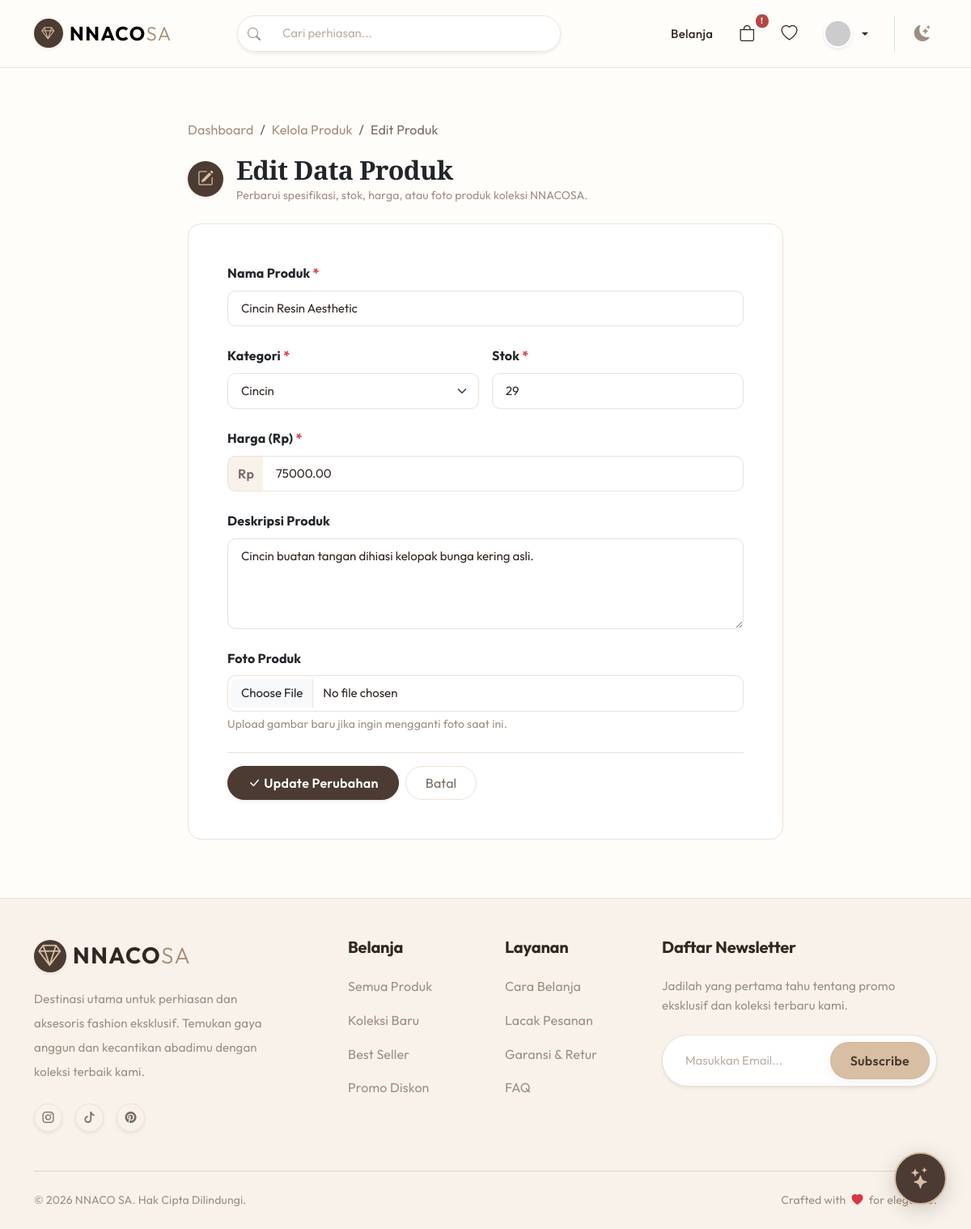
The page /public/product/edit/2 (signed in) on the database its author committed.
### tables this page shows
CREATE TABLE `products` (
  `id` int(11) NOT NULL AUTO_INCREMENT,
  `category_id` int(11) NOT NULL,
  `name` varchar(100) NOT NULL,
  `description` text DEFAULT NULL,
  `price` decimal(10,2) NOT NULL,
  `stock` int(11) NOT NULL DEFAULT 0,
  `created_at` timestamp NOT NULL DEFAULT current_timestamp(),
  PRIMARY KEY (`id`),
  KEY `category_id` (`category_id`),
  CONSTRAINT `products_ibfk_1` FOREIGN KEY (`category_id`) REFERENCES `categories` (`id`)
);

CREATE TABLE `categories` (
  `id` int(11) NOT NULL AUTO_INCREMENT,
  `name` varchar(50) NOT NULL,
  `description` text DEFAULT NULL,
  PRIMARY KEY (`id`)
);

### app/controllers/ProductController.php (called while the page is built, shortened)
<?php
class ProductController extends Controller {
    public function edit($id = null) {
        $data['title'] = 'Edit Produk';
        $data['product'] = $this->model('Product')->getById($id);
        $data['categories'] = $this->model('Category')->getAll();
        $this->view('product/edit', $data);
    }
}

### app/core/App.php (called while the page is built, shortened)
<?php
class App {
    protected $method = 'index';
    protected $params = [];
    public function __construct() {
        $url = $this->parseURL();
        if(isset($url[0])) {
            $controllerName = ucfirst($url[0]) . 'Controller';
            if(file_exists('../app/controllers/' . $controllerName . '.php')) {
                unset($url[0]);
            } else {
                $this->pageNotFound();
                return;
            }
        }
        $this->controller = new $this->controller;
        if(isset($url[1])) {
            if(method_exists($this->controller, $url[1])) {
                $this->method = $url[1];
                unset($url[1]);
            } else {
                $this->pageNotFound();
                return;
            }
        }
        if(!empty($url)) {
            $this->params = array_values($url);
        }
        call_user_func_array([$this->controller, $this->method], $this->params);
    }
    public function parseURL() {
        if(isset($_GET['url'])) {
            $url = rtrim($_GET['url'], '/');
            $url = filter_var($url, FILTER_SANITIZE_URL);
            $url = explode('/', $url);
            return $url;
        }
        return [];
    }
}

### public/index.php (called while the page is built, shortened)
<?php
$app = new App();

### app/core/Database.php (called while the page is built, shortened)
<?php
class Database {
    private static $sharedDbh = null;
    private $host = DB_HOST;
    private $user = DB_USER;
    private $pass = DB_PASS;
    private $db_name = DB_NAME;
    private $dbh;
    private $stmt;
    public function __construct() {
        if (self::$sharedDbh !== null) {
            $this->dbh = self::$sharedDbh;
            return;
        }
        $dsn = 'mysql:host=' . $this->host . ';dbname=' . $this->db_name;
        $option = [
            PDO::ATTR_PERSISTENT => false,
            PDO::ATTR_ERRMODE => PDO::ERRMODE_EXCEPTION,
            PDO::ATTR_TIMEOUT => 5
        ];
        try {
            $this->dbh = new PDO($dsn, $this->user, $this->pass, $option);
            self::$sharedDbh = $this->dbh;
        } catch(PDOException $e) {
            if ($e->getCode() == 1049 || strpos($e->getMessage(), '1049') !== false) {
                if (file_exists('../app/views/error/db_error.php')) {
                    require_once '../app/views/error/db_error.php';
                    exit;
                }
            }
            die("Database Connection Error: Pastikan service MySQL menyala dan kredensial benar.");
        }
    }
    public function query($query) {
        $this->stmt = $this->dbh->prepare($query);
    }
    public function bind($param, $value, $type = null) {
        if (is_null($type)) {
            switch(true) {
                default:
                    $type = PDO::PARAM_STR;
            }
        }
        $this->stmt->bindValue($param, $value, $type);
    }
    public function execute() {
        return $this->stmt->execute();
    }
    public function resultSet() {
        $this->execute();
        return $this->stmt->fetchAll(PDO::FETCH_ASSOC);
    }
    public function single() {
        $this->execute();
        return $this->stmt->fetch(PDO::FETCH_ASSOC);
    }
}

### app/core/Model.php (called while the page is built, shortened)
<?php
class Model {
    protected $db;
    protected $table;
    public function __construct() {
        $this->db = new Database();
    }
    public function getAll() {
        $this->db->query("SELECT * FROM " . $this->table);
        return $this->db->resultSet();
    }
    public function getById($id) {
        $this->db->query("SELECT * FROM " . $this->table . " WHERE id = :id");
        $this->db->bind('id', $id);
        return $this->db->single();
    }
}

### app/core/Security.php (called while the page is built, shortened)
<?php
class Security {
    public static function escape($string) {
        return htmlspecialchars($string, ENT_QUOTES, 'UTF-8');
    }
}

### app/views/product/edit.php (the view, shortened to what this page needs)
<div class="container py-4">
    <div class="row justify-content-center">
        <div class="col-lg-8">
            <nav aria-label="breadcrumb" class="mb-3">
                <ol class="breadcrumb mb-1">
                    <li class="breadcrumb-item"><a href="<?= BASEURL; ?>/dashboard" class="text-decoration-none">Dashboard</a></li>
                    <li class="breadcrumb-item"><a href="<?= BASEURL; ?>/product" class="text-decoration-none">Kelola Produk</a></li>
                    <li class="breadcrumb-item active" aria-current="page">Edit Produk</li>
                </ol>
            </nav>
            <div class="d-flex align-items-center mb-4">
                <div class="rounded-circle d-flex align-items-center justify-content-center me-3 shadow-sm" style="width:44px; height:44px; background:var(--color-primary); color:var(--color-accent);">
                    <i class="bi bi-pencil-square fs-5"></i>
                </div>
                <div>
                    <h2 class="fw-bold mb-0 text-dark" style="font-family: 'Cormorant Garamond', Georgia, serif; font-size: 2rem;">Edit Data Produk</h2>
                    <p class="text-muted small mb-0">Perbarui spesifikasi, stok, harga, atau foto produk koleksi NNACOSA.</p>
                </div>
            </div>
            <div class="card shadow-soft rounded-4 border-0" style="background:var(--color-surface); border:1px solid var(--color-border) !important;">
                <div class="card-body p-4 p-md-5">
                    <form action="<?= BASEURL; ?>/product/edit/<?= $data['product']['id']; ?>" method="POST" enctype="multipart/form-data">
                        <div class="mb-4">
                            <label class="form-label fw-bold text-dark">Nama Produk <span class="text-danger">*</span></label>
                            <input type="text" class="form-control" name="name" value="<?= Security::escape($data['product']['name']); ?>" required style="border-radius:10px;">
                        </div>
                        <div class="row g-3 mb-4">
                            <div class="col-md-6">
                                <label class="form-label fw-bold text-dark">Kategori <span class="text-danger">*</span></label>
                                <select class="form-select" name="category_id" required style="border-radius:10px;">
                                    <?php foreach($data['categories'] as $cat): ?>
                                        <option value="<?= $cat['id']; ?>" <?= ($cat['id'] == $data['product']['category_id']) ? 'selected' : ''; ?>><?= Security::escape($cat['name']); ?></option>
                                    <?php endforeach; ?>
                                </select>
                            </div>
                            <div class="col-md-6">
                                <label class="form-label fw-bold text-dark">Stok <span class="text-danger">*</span></label>
                                <input type="number" class="form-control" name="stock" value="<?= $data['product']['stock']; ?>" required style="border-radius:10px;">
                            </div>
                        </div>
                        <div class="mb-4">
                            <label class="form-label fw-bold text-dark">Harga (Rp) <span class="text-danger">*</span></label>
                            <div class="input-group">
                                <span class="input-group-text bg-light border-end-0 fw-semibold" style="border-radius: 10px 0 0 10px;">Rp</span>
                                <input type="number" step="1" class="form-control border-start-0" name="price" value="<?= $data['product']['price']; ?>" required style="border-radius: 0 10px 10px 0;">
                            </div>
                        </div>
                        <div class="mb-4">
                            <label class="form-label fw-bold text-dark">Deskripsi Produk</label>
                            <textarea class="form-control" name="description" rows="4" style="border-radius:10px;"><?= Security::escape($data['product']['description']); ?></textarea>
                        </div>
                        <div class="mb-4">
                            <label class="form-label fw-bold text-dark">Foto Produk</label><br>
                            <input type="file" class="form-control" name="image" accept="image/*" style="border-radius:10px;">
                            <div class="form-text small text-muted">Upload gambar baru jika ingin mengganti foto saat ini.</div>
                        </div>
                        <div class="d-flex gap-2 pt-3 border-top" style="border-color:var(--color-border) !important;">
                            <button type="submit" class="btn btn-primary rounded-pill px-4 py-2 fw-semibold shadow-sm">
                                <i class="bi bi-check-lg me-1"></i>Update Perubahan
                            </button>
                            <a href="<?= BASEURL; ?>/product" class="btn btn-outline-secondary rounded-pill px-4 py-2">Batal</a>
                        </div>
                    </form>
                </div>
            </div>
        </div>
    </div>
</div>

### public/css/style.css (style rules this page uses)
:root { --color-background: #FFFDF9; --color-surface: #FFFFFF; --color-surface-soft: #F8F2EB; --color-border: #EDE1D5; --color-border-subtle: #F4ECE4; --color-primary: #4B3B32; --color-primary-hover: #302722; --color-accent: #D8BFA3; --color-accent-hover: #C9AE90; --color-accent-soft: #F4EBE2; --color-taupe: #A58C78; --color-taupe-light: #C2B0A1; --color-text: #302722; --color-text-secondary: #786B62; --color-text-muted: #9E8E82; --color-text-inverse: #FFFFFF; --color-success: #477A5B; --color-success-soft: #E8F2EC; --color-warning: #A66A20; --color-warning-soft: #FAF2E6; --color-danger: #B54747; --color-danger-soft: #FAECEC; --color-info: #526D82; --color-info-soft: #EEF3F7; --radius-sm: 6px; --radius-md: 12px; --radius-lg: 18px; --radius-xl: 24px; --radius-pill: 50px; --shadow-soft: 0 4px 18px rgba(75, 59, 50, 0.06); --shadow-hover: 0 12px 28px rgba(75, 59, 50, 0.12); --shadow-elevated: 0 18px 40px rgba(75, 59, 50, 0.15); --transition: all 0.3s cubic-bezier(0.25, 0.8, 0.25, 1); --primary: var(--color-primary); --secondary: var(--color-accent-soft); --accent: var(--color-accent); --bg-color: var(--color-background); --surface: var(--color-surface); --success: var(--color-success); --text-main: var(--color-text); --text-muted: var(--color-text-secondary); --border-radius: var(--radius-lg); }
body { background-color: var(--color-background); color: var(--color-text); font-family: 'Outfit', -apple-system, BlinkMacSystemFont, "Segoe UI", Roboto, sans-serif; line-height: 1.6; letter-spacing: 0.01em; transition: background-color 0.3s ease, color 0.3s ease; -webkit-font-smoothing: antialiased; -moz-osx-font-smoothing: grayscale; }
h1, h2, h3, .editorial-heading { font-family: 'Cormorant Garamond', 'Outfit', Georgia, serif; font-weight: 600; color: var(--color-text); letter-spacing: -0.02em; line-height: 1.25; }
.text-muted { color: var(--color-text-muted) !important; }
.bg-light { background-color: var(--color-surface-soft) !important; }
.btn-primary { background-color: var(--color-primary); border-color: var(--color-primary); color: var(--color-text-inverse); font-weight: 600; padding: 10px 24px; border-radius: var(--radius-pill); box-shadow: 0 4px 14px rgba(75, 59, 50, 0.15); transition: var(--transition); letter-spacing: 0.3px; }
.btn-outline-secondary { border-color: var(--color-border); color: var(--color-text-secondary); }
.card { background-color: var(--color-surface); color: var(--color-text); border-color: var(--color-border); transition: var(--transition); }
.form-control, .form-select { background-color: var(--color-surface); color: var(--color-text); border: 1px solid var(--color-border); border-radius: var(--radius-sm); padding: 10px 16px; font-size: 15px; transition: var(--transition); }
.form-control::placeholder { color: var(--color-text-muted); opacity: 0.7; }
.input-group-text { background-color: var(--color-surface-soft); color: var(--color-text-secondary); border-color: var(--color-border); }
.breadcrumb-item a { color: var(--color-taupe); text-decoration: none; transition: var(--transition); }
.breadcrumb-item.active { color: var(--color-text-secondary); }

### rows shown on the page
products: name "Cincin Resin Aesthetic", category_id "Cincin", stock "29", price "75000.00", description "Cincin buatan tangan dihiasi kelopak bunga kering asli."
